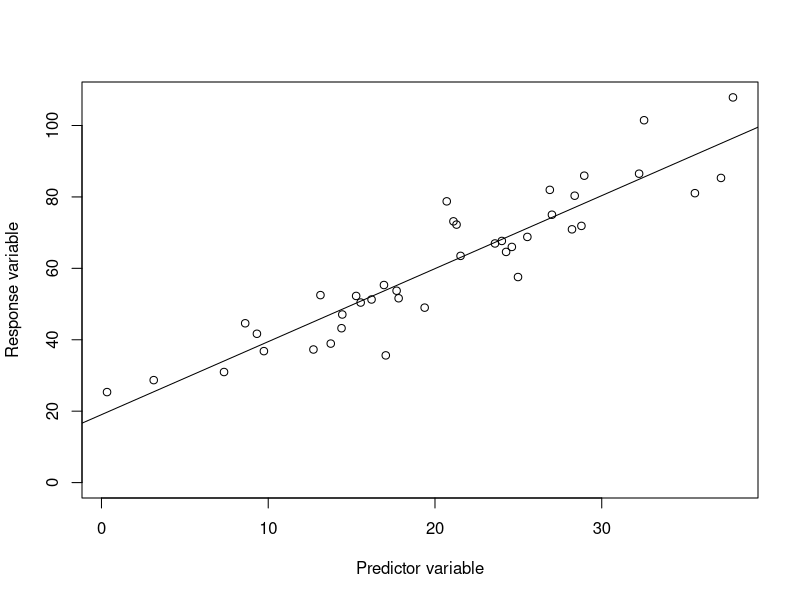
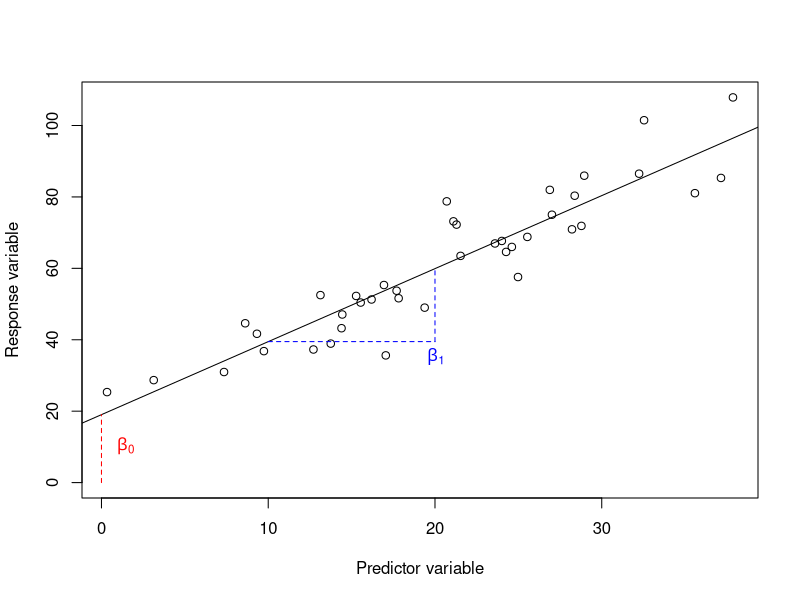
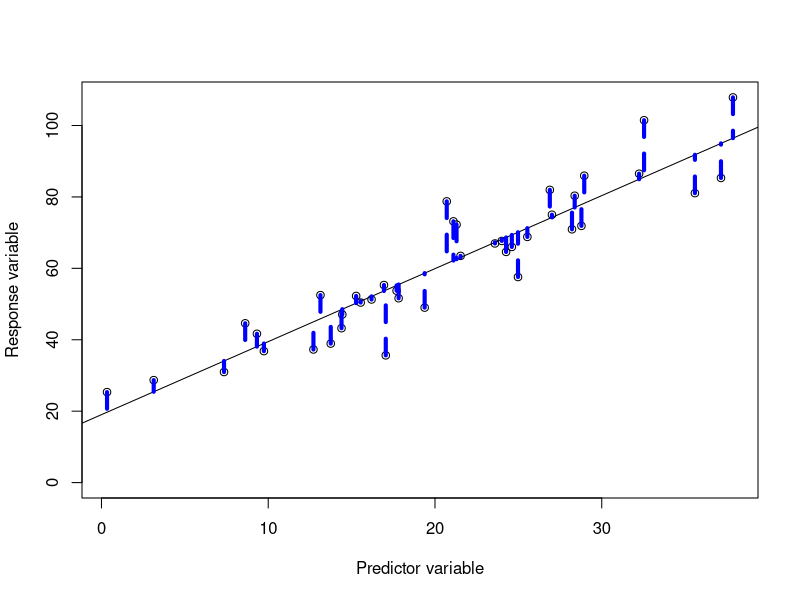
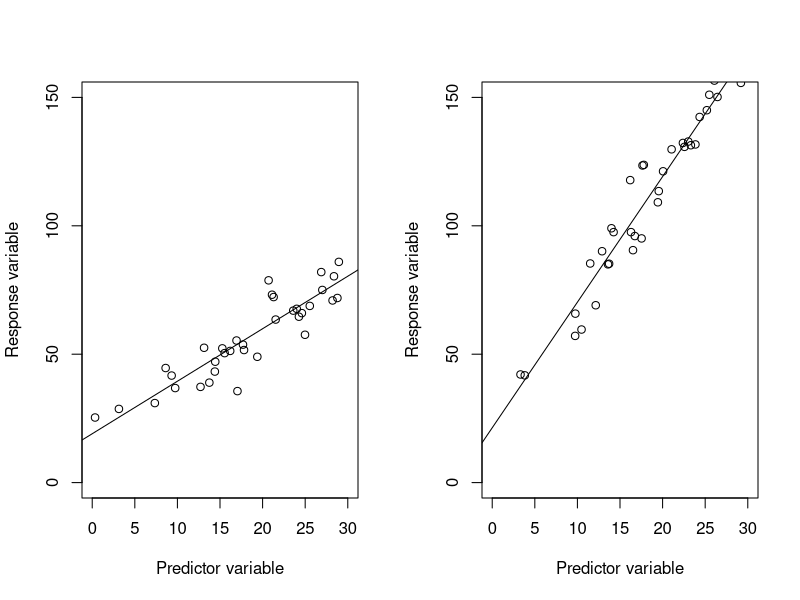
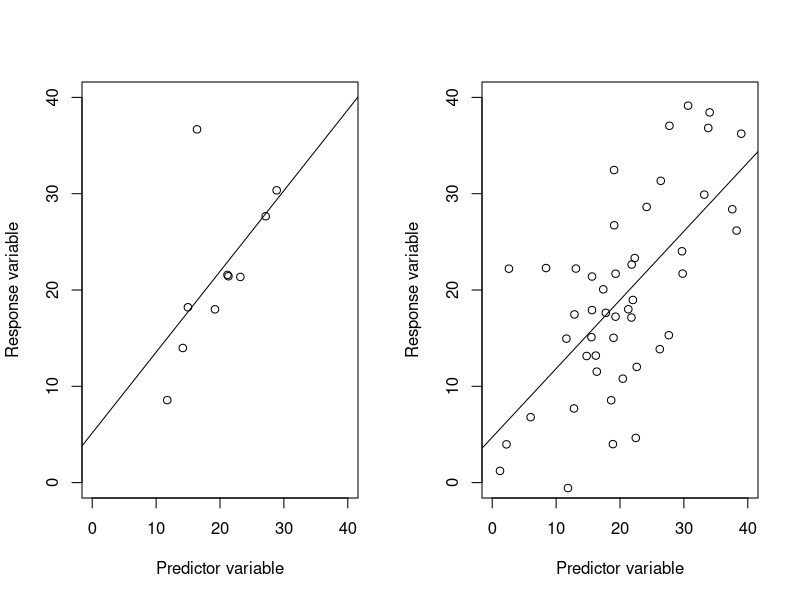
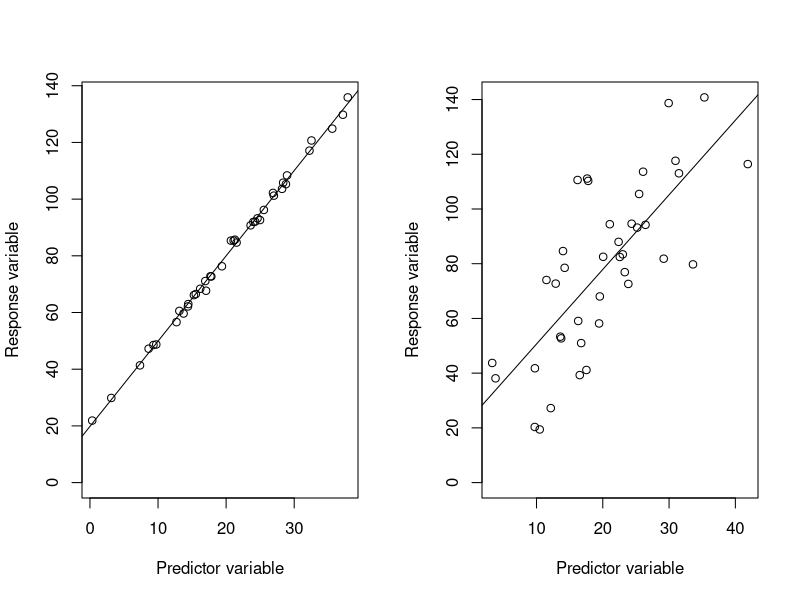
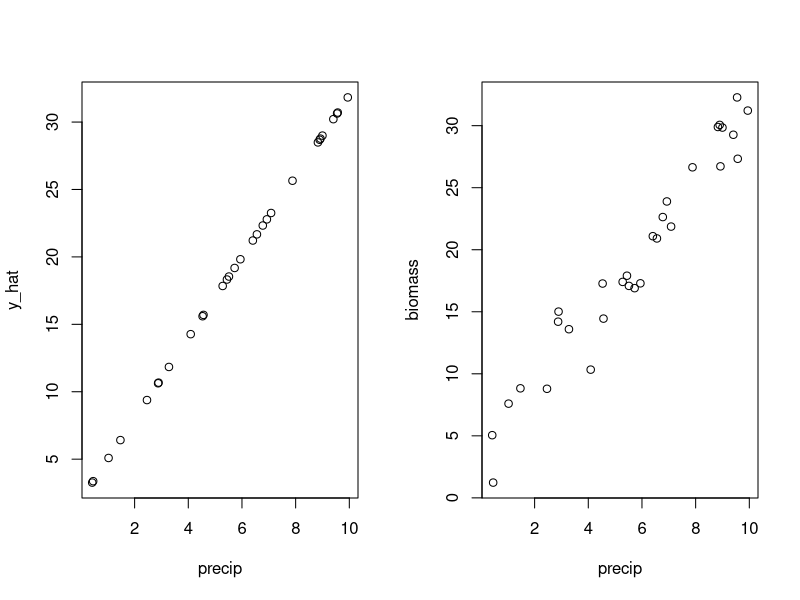
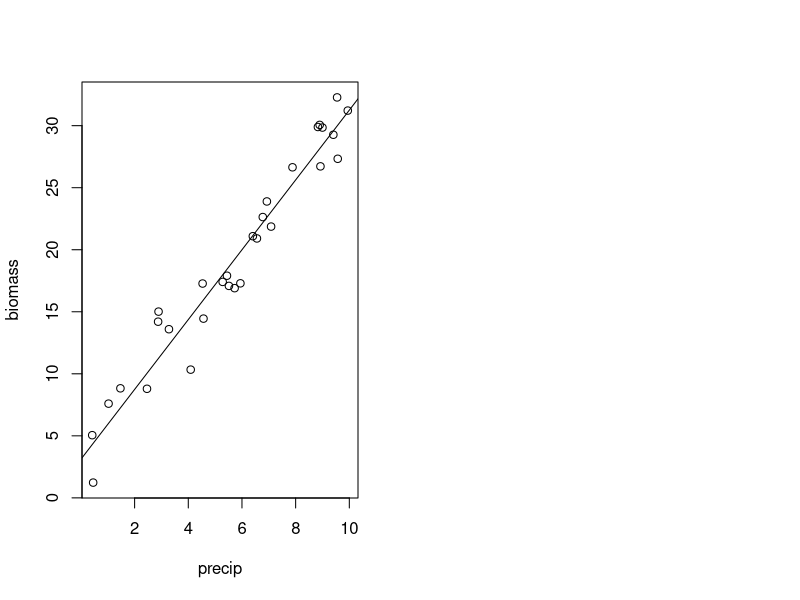

These charts were generated, in order, by the following R code:
## ---- chunk 1

knitr::opts_chunk$set(
	echo = TRUE,
	message = FALSE,
	warning = FALSE,
	cache = TRUE
)
## ---- chunk 2

#  NRES 710, Linear Regression  
#     University of Nevada, Reno
#     Introduction to basic linear regression   

## ---- chunk 3
# Set the seed for reproducibility
set.seed(123)

# Simulate two continuous variables
n <- 40
x <- rnorm(n, mean = 20, sd = 10)
y <- 20 + 2 * x + rnorm(n, mean = 0, sd = 8)

# Create a data frame
datum <- data.frame(x = x, y = y)

# Plot the data
plot(y ~ x, data = datum,
     ylim=c(0, max(datum$y)), xlab = "Predictor variable", ylab = "Response variable")

# Add a line to the plot
results <- lm(y ~ x, data = datum)
abline(results)
## ---- chunk 4
# Set the seed for reproducibility
set.seed(123)

# Simulate two continuous variables
n <- 40
x <- rnorm(n, mean = 20, sd = 10)
y <- 20 + 2 * x + rnorm(n, mean = 0, sd = 8)

# Create a data frame
datum <- data.frame(x = x, y = y)

# Plot the data
plot(y ~ x, data = datum,
     ylim=c(0, max(datum$y)), xlab = "Predictor variable", ylab = "Response variable")

# Add a line to the plot
results <- lm(y ~ x, data = datum)
abline(results)

# Extract the coefficients
coeffs <- coef(results)
beta0 <- coeffs[1]
beta1 <- coeffs[2]

# Add labels for Beta0 (intercept) and Beta1 (slope)
text(x = min(datum$x), y = beta0/2, labels = expression(beta[0]), pos = 4, col = "red", font = 2)
text(x = max(datum$x)/2, y = beta0 + beta1 * (max(datum$x)/5), labels = expression(beta[1]), pos = 4, col = "blue", font = 2)

# Add vertical line from origin to regression line for beta0
#abline(v = 0, col = "red", lty = 2)
segments(x0 = 0, y0 = 0, x1 = 0, y1 = beta0, col = "red", lty = 2)

# Define points to illustrate rise over run for slope beta1
x1 <- 10
x2 <- 20
y1 <- beta0 + beta1 * x1
y2 <- beta0 + beta1 * x2

# Add horizontal and vertical lines to represent rise over run
segments(x0 = x1, y0 = y1, x1 = x2, y1 = y1, col = "blue", lty = 2) # Run
segments(x0 = x2, y0 = y1, x1 = x2, y1 = y2, col = "blue", lty = 2) # Rise
## ---- chunk 5
# Set the seed for reproducibility
set.seed(123)

# Simulate two continuous variables
n <- 40
x <- rnorm(n, mean = 20, sd = 10)
y <- 20 + 2 * x + rnorm(n, mean = 0, sd = 8)

# Create a data frame
datum <- data.frame(x = x, y = y)

# Plot the data
plot(y ~ x, data = datum,
     ylim=c(0, max(datum$y)), xlab = "Predictor variable", ylab = "Response variable")

# Add a line to the plot
results <- lm(y ~ x, data = datum)
abline(results)

# Calculate the predicted values and residuals
datum$y_hat <- predict(results)
datum$residuals <- datum$y - datum$y_hat

# Add vertical lines to show residuals for a subset of points
# Choose a subset of points for better visualization
subset_indices <- seq(1, n, length.out = n)

for (i in subset_indices) {
  segments(x0 = datum$x[i], y0 = datum$y[i], x1 = datum$x[i], y1 = datum$y_hat[i], col = "blue", lty = 2, lwd = 4)
}

## ---- chunk 6
# Set the seed for reproducibility
set.seed(123)

# Set up the plotting area to display two plots side by side
par(mfrow = c(1, 2))

# Simulate data for the shallow slope
n <- 40
x1 <- rnorm(n, mean = 20, sd = 10)
y1 <- 20 + 2 * x1 + rnorm(n, mean = 0, sd = 8)

# Create a data frame for the shallow slope
datum1 <- data.frame(x = x1, y = y1)

# Plot the data with the shallow slope
plot(y ~ x, data = datum1,
     xlim=c(0, 30), ylim = c(0, 150),
     xlab = "Predictor variable", ylab = "Response variable")

# Add a line to the plot for the shallow slope
results1 <- lm(y ~ x, data = datum1)
abline(results1)

# Simulate data for the steep slope
x2 <- rnorm(n, mean = 20, sd = 10)
y2 <- 20 + 5 * x2 + rnorm(n, mean = 0, sd = 8)

# Create a data frame for the steep slope
datum2 <- data.frame(x = x2, y = y2)

# Plot the data with the steep slope
plot(y ~ x, data = datum2,
     xlim=c(0, 30), ylim = c(0, 150),
     xlab = "Predictor variable", ylab = "Response variable")

# Add a line to the plot for the steep slope
results2 <- lm(y ~ x, data = datum2)
abline(results2)
## ---- chunk 7
# Set the seed for reproducibility
set.seed(100)

# Set up the plotting area to display two plots side by side
par(mfrow = c(1, 2))

# Simulate data with small sample size
n <- 10
x3 <- rnorm(n, mean = 20, sd = 10)
y3 <- 10 + 0.5 * x3 + rnorm(n, mean = 0, sd = 8)

# Create a data frame
datum3 <- data.frame(x = x3, y = y3)

# Plot the data
plot(y ~ x, data = datum3,
     ylim=c(0, 40), xlim = c(0, 40),
     xlab = "Predictor variable", ylab = "Response variable")

# Add a line to the plot for the shallow slope
results3 <- lm(y ~ x, data = datum3)
abline(results3)

# Simulate data with large sample size
n <- 50
x4 <- rnorm(n, mean = 20, sd = 10)
y4 <- 10 + 0.5 * x4 + rnorm(n, mean = 0, sd = 8)

# Create a data frame 
datum4 <- data.frame(x = x4, y = y4)

# Plot the data
plot(y ~ x, data = datum4,
     ylim=c(0, 40), xlim = c(0, 40),
     xlab = "Predictor variable", ylab = "Response variable")

# Add a line to the plot
results4 <- lm(y ~ x, data = datum4)
abline(results4)
## ---- chunk 8
# Set the seed for reproducibility
set.seed(123)

# Set up the plotting area to display two plots side by side
par(mfrow = c(1, 2))

# Simulate data for the shallow slope
n <- 40
x1 <- rnorm(n, mean = 20, sd = 10)
y1 <- 20 + 3 * x1 + rnorm(n, mean = 0, sd = 1.5)

# Create a data frame for the shallow slope
datum1 <- data.frame(x = x1, y = y1)

# Plot the data with the shallow slope
plot(y ~ x, data = datum1,
     ylim=c(0, max(datum1$y)), xlab = "Predictor variable", ylab = "Response variable")

# Add a line to the plot for the shallow slope
results1 <- lm(y ~ x, data = datum1)
abline(results1)

# Simulate data for the shallow slope
x2 <- rnorm(n, mean = 20, sd = 10)
y2 <- 20 + 3 * x2 + rnorm(n, mean = 0, sd = 20)

# Create a data frame for the steep slope
datum2 <- data.frame(x = x2, y = y2)

# Plot the data with the steep slope
plot(y ~ x, data = datum2,
     ylim=c(0, max(datum2$y)), xlab = "Predictor variable", ylab = "Response variable")

# Add a line to the plot for the steep slope
results2 <- lm(y ~ x, data = datum2)
abline(results2)
## ---- chunk 9
# Set the seed for reproducibility
set.seed(123)

# Simulate a continuous predictor variable, precipitation
n <- 30
precip <- runif(n, min = 0, max = 10)

# Simulate the true, predicted response of biomass to precip (y-hat)
y_hat <- 2 + 3 * precip

# What does this look like?
plot(y_hat ~ precip)

# Simulate error for the response variable
error <- rnorm(n, mean = 0, sd = 2)

# Create the response variable, biomass
# biomass = beta0 + beta1 * precip + epsilon
biomass <- y_hat + error

# Create a data frame
datum <- data.frame(precip = precip, y_hat = y_hat, error = error, biomass = biomass)

# Observe the first few rows of our data
# head(datum)

# First thing we should do when starting an analysis is.. look at our data!
plot(biomass ~ precip, data = datum)
## ---- chunk 10
# Ask R for information about how 'lm()' works
help(lm)
?lm()
## ---- chunk 11
# Fit the linear model
results <- lm(biomass ~ precip, data = datum)

# Examine the results
summary(results)
## ---- chunk 12
# Plot the data with the line of best fit
plot(biomass ~ precip)
abline(results)

# Maybe you are used to seeing ANOVA tables...
anova(results)

# This should look similar to the bottom line from our regression output
